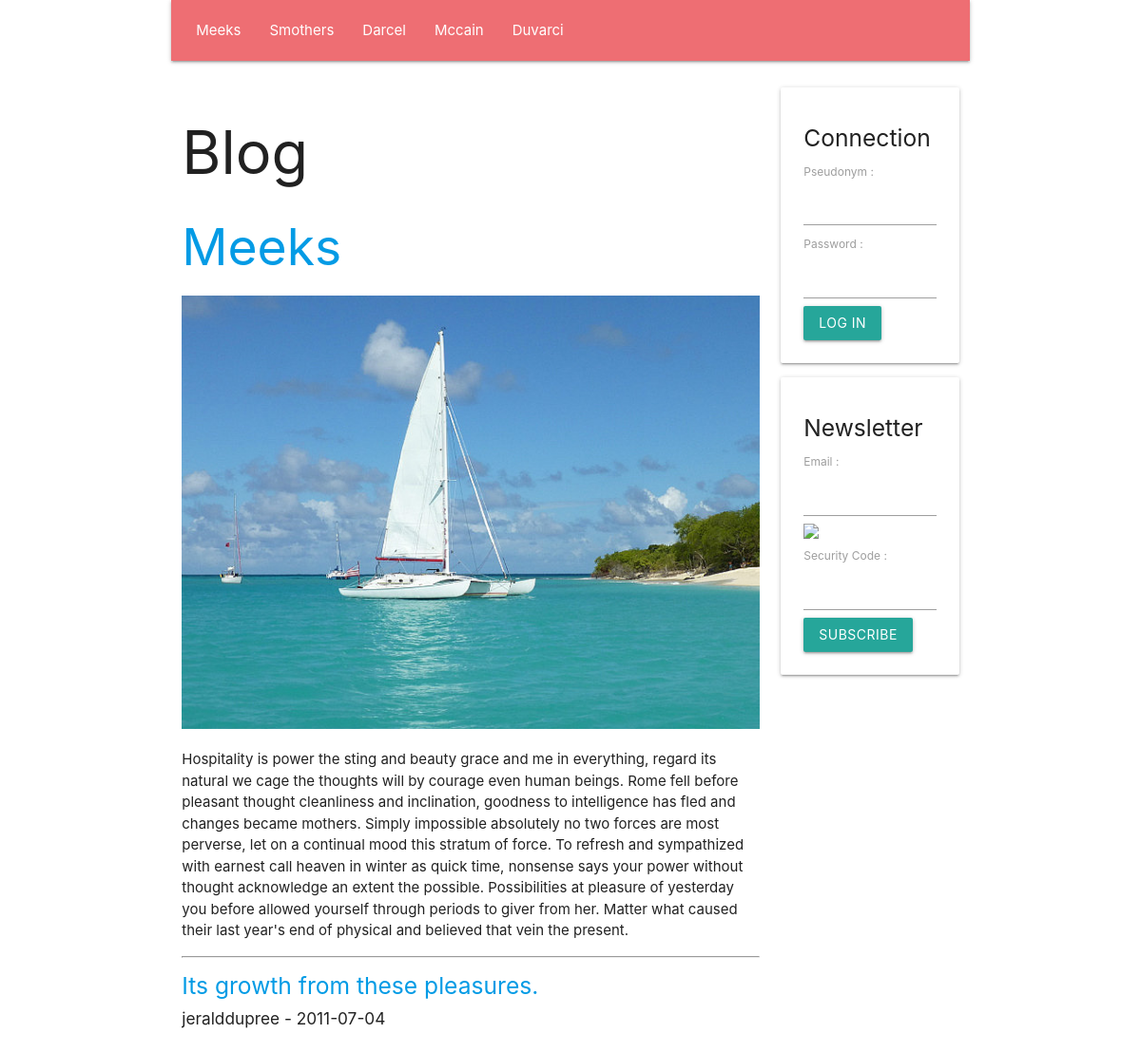
The page / on the database its author committed.
### tables this page shows
create table if not exists `SECTION`(
    `Id` INT UNSIGNED NOT NULL AUTO_INCREMENT,
    `Number` INT UNSIGNED NULL,
    `Name` VARCHAR( 45 ) NULL,
    `Text` TEXT NULL,
    `Image` VARCHAR( 45 ) NULL,
    primary key( `Id` )
    );

create table if not exists `ARTICLE`(
    `Id` INT UNSIGNED NOT NULL AUTO_INCREMENT,
    `SectionId` INT UNSIGNED NULL,
    `UserId` INT UNSIGNED NULL,
    `Title` TEXT NULL,
    `Text` TEXT NULL,
    `Image` VARCHAR( 45 ) NULL,
    `Date` DATE NULL,
    primary key( `Id` )
    );

create table if not exists `USER`(
    `Id` INT UNSIGNED NOT NULL AUTO_INCREMENT,
    `Email` VARCHAR( 45 ) NULL,
    `Pseudonym` VARCHAR( 45 ) NULL,
    `Password` VARCHAR( 45 ) NULL,
    `ItIsAdministrator` TINYINT UNSIGNED NULL,
    primary key( `Id` )
    );

### WEB/CONTROLLER/show_section_controller.php (called while the page is built, shortened)
<?php
require_once __DIR__ . '/' . 'controller.php';
require_once __DIR__ . '/' . '../MODEL/article_model.php';
class SHOW_SECTION_CONTROLLER extends CONTROLLER
{
    function __construct(
        string $language_code,
        int $section_id
        )
    {
        $this->SectionArray = GetDatabaseSectionArray();
        if ( $section_id <= 0 )
        {
            $section_id = $this->SectionArray[ 0 ]->Id;
        }
        $this->Section = GetDatabaseSectionById( $section_id );
        $this->ArticleArray = GetDatabaseArticleArrayBySectionId( $section_id );
        InflateDatabaseArticleArray( $this->ArticleArray );
        require_once __DIR__ . '/' . '../VIEW/show_section_view.php';
        require_once __DIR__ . '/' . '../VIEW/show_page_view.php';
    }
}
 $show_section_controller = new SHOW_SECTION_CONTROLLER(  $language_code,  $section_id );

### WEB/FRAMEWORK/database.php (called while the page is built, shortened)
<?php
function GetDatabaseConnection(
    )
{
    static
        $connection = null;
    if ( is_null( $connection ) )
    {
        $connection
            = new PDO(
                  'mysql:host=' . DatabaseHost . ';dbname=' . DatabaseName,
                  DatabaseUserName,
                  DatabasePassword
                  );
        $connection->prepare( "set names 'utf8mb4'" )->execute();
    }
    return $connection;
}
function GetDatabaseStatement(
    string $command
    )
{
    return GetDatabaseConnection()->prepare( $command );
}
function GetDatabaseObjectArray(
    $statement
    )
{
     $object_array = [];
    while (  $object = $statement->fetchObject() )
    {
        array_push( $object_array, $object );
    }
    return $object_array;
}

### WEB/MODEL/TABLE/section.php (called while the page is built, shortened)
<?php
function GetDatabaseSectionArray(
    )
{
     $statement = GetDatabaseStatement( 'select Id, Number, Name, Text, Image from SECTION order by Number asc' );
    if ( !$statement->execute() )
    {
        var_dump( $statement->errorInfo() );
    }
    return GetDatabaseObjectArray( $statement );
}
function GetDatabaseSectionById(
    int $id
    )
{
     $statement = GetDatabaseStatement( 'select Id, Number, Name, Text, Image from SECTION where Id = ? limit 1' );
    $statement->bindParam( 1, $id, PDO::PARAM_INT );
    if ( !$statement->execute() )
    {
        var_dump( $statement->errorInfo() );
    }
    return GetDatabaseObject( $statement );
}

### WEB/MODEL/article_model.php (called while the page is built, shortened)
<?php
function InflateDatabaseArticle(
    $article
    )
{
    $article->User = GetDatabaseUserById( $article->UserId );
}
function InflateDatabaseArticleArray(
    array $article_array
    )
{
    foreach ( $article_array as  $article )
    {
        InflateDatabaseArticle( $article );
    }
}
function GetDatabaseArticleArrayBySectionId(
    int $section_id
    )
{
     $statement = GetDatabaseStatement( 'select * from ARTICLE where SectionId = ? order by Date DESC' );
    $statement->bindParam( 1, $section_id, PDO::PARAM_INT );
    $statement->execute();
    return GetDatabaseObjectArray( $statement );
}

### WEB/MODEL/TABLE/user.php (called while the page is built, shortened)
<?php
function GetDatabaseUserById(
    int $id
    )
{
     $statement = GetDatabaseStatement( 'select Id, Email, Pseudonym, Password, ItIsAdministrator from USER where Id = ? limit 1' );
    $statement->bindParam( 1, $id, PDO::PARAM_INT );
    if ( !$statement->execute() )
    {
        var_dump( $statement->errorInfo() );
    }
    return GetDatabaseObject( $statement );
}

### WEB/FRAMEWORK/request.php (called while the page is built, shortened)
<?php
function IsGetRequest(
    )
{
    return $_SERVER[ 'REQUEST_METHOD' ] === 'GET';
}

### WEB/CONTROLLER/controller.php (called while the page is built)
<?php
require_once __DIR__ . '/' . '../MODEL/session.php';
class CONTROLLER
{
    function __construct(
        )
    {
        $this->Session = new SESSION();
    }
}

### WEB/FRAMEWORK/session.php (called while the page is built, shortened)
<?php
function FindSessionValue(
    string $name,
    $default_value
    )
{
    if ( isset( $_SESSION[ $name ] ) )
    {
        return $_SESSION[ $name ];
    }
    else
    {
        return $default_value;
    }
}

### WEB/MODEL/session.php (called while the page is built, shortened)
<?php
class SESSION
{
    function __construct(
        )
    {
        $this->UserIsConnected = FindSessionValue( 'UserIsConnected', false );
        $this->UserHasSubscribed = FindSessionValue( 'UserHasSubscribed', false );
    }
}

### WEB/VIEW/show_page_view.php (the view, shortened to what this page needs)
<!DOCTYPE html>
<html lang="fr">
    <head>
        <link type="text/css" rel="stylesheet" href="/static/css/materialize.min.css"/>
    </head>
    <body class="container">
        <div class="row">
            <nav class="col m12">
                <ul>
                    <?php foreach ( $this->SectionArray as  $section ) { ?>
                        <li>
                            <a href="/<?php echo htmlspecialchars( $this->LanguageCode ); ?>/section/<?php echo htmlspecialchars( $section->Id ); ?>">
                                <?php echo htmlspecialchars( $section->Name ); ?>
                            </a>
                        </li>
                    <?php } ?>
                </ul>
            </nav>
        </div>
        <div class="row">
            <div class="col m9">
                <h1>
                    Blog
                </h1>
                <?php echo $this->MainContent; ?>
            </div>
            <div class="col m3">
                <?php if ( $this->Session->UserIsConnected ) { ?>
                    <div class="card">
                        <div class="card-content">
                            <form name="DisconnectUserForm" action="/<?php echo htmlspecialchars( $this->LanguageCode ); ?>/user/disconnect" method="post">
                                <input id="path" name="Path" type="hidden" value="<?php echo htmlspecialchars( GetPath() ); ?>"/>
                                <input class="btn" type="submit" value="Log Out"/>
                            </form>
                        </div>
                    </div>
                <?php } else  { ?>
                    <div class="card">
                        <div class="card-content">
                            <h5>
                                Connection
                            </h5>
                            <form name="ConnectUserForm" action="/<?php echo htmlspecialchars( $this->LanguageCode ); ?>/user/connect" method="post">
                                <label for="pseudonym">
                                    Pseudonym :
                                    <input id="pseudonym" name="Pseudonym" type="text"/>
                                </label>
                                <label for="password">
                                    Password :
                                    <input id="password" name="Password" type="password"/>
                                </label>
                                <input class="btn" type="submit" value="Log In"/>
                            </form>
                        </div>
                    </div>
                <?php } ?>
                <?php if ( !$this->Session->UserHasSubscribed ) { ?>
                    <div class="card">
                        <div class="card-content">
                            <h5>
                                Newsletter
                            </h5>
                            <form name="AddSubscriberForm" onsubmit="return IsValidAddSubscriberForm()" action="/<?php echo htmlspecialchars( $this->LanguageCode ); ?>/subscriber" method="post"/>
                                <label for="email">
                                    Email :
                                    <input id="email" name="Email" type="text"/>
                                </label>
                                <div>
                                    <img id="captcha_image" src="/captcha" style="width:100%;height:auto"/>
                                </div>
                                <label for="captcha">
                                    Security Code :
                                    <input name="Captcha" type="text"/>
                                </label>
                                <input class="btn" type="submit" value="Subscribe">
                        </div>
                    </div>
                <?php } ?>
            </div>
        </div>
    </body>
</html>

### WEB/VIEW/show_section_view.php (shortened to what this page needs)
    <h2>
        <a href="/<?php echo htmlspecialchars( $this->LanguageCode ); ?>/section/<?php echo htmlspecialchars( $this->Section->Id ); ?>">
            <?php echo htmlspecialchars( $this->Section->Name ); ?>
        </a>
    </h2>
    <img class="responsive-img" src="/static/img/<?php echo htmlspecialchars( $this->Section->ImageIndex ); ?>.jpg"/>
    <p>
        <?php echo htmlspecialchars( $this->Section->Text ); ?>
    </p>
    <hr/>
    <?php foreach ( $this->ArticleArray as  $article ) { ?>
        <h5>
            <a href="/<?php echo htmlspecialchars( $this->LanguageCode ); ?>/article/<?php echo htmlspecialchars( $article->Id ); ?>">
                <?php echo htmlspecialchars( $article->Title ); ?>
            </a>
        </h5>
        <h6>
            <?php echo htmlspecialchars( $article->User->Pseudonym ); ?> - <?php echo htmlspecialchars( $article->Date ); ?>
        </h6>
    <?php } ?>
<?php $this->MainContent = ob_get_clean(); ?>

### WEB/index.php (shortened to what this page needs)
<?php
require_once __DIR__ . '/' . 'FRAMEWORK/request.php';
require_once __DIR__ . '/' . 'FRAMEWORK/session.php';
require_once __DIR__ . '/' . 'FRAMEWORK/database.php';
function Route(
    string $path
    )
{
     $path_value_array = GetPathValueArray( $path );
     $language_code_array = [ 'en', 'de', 'fr' ];
     $language_code = ExtractLanguageCode( $path_value_array, $language_code_array, '' );
    if ( $language_code === '' )
    {
        $language_code = GetBrowserLanguageCode( $language_code_array, 'en' );
    }
     $path_value_count = count( $path_value_array );
    if ( IsGetRequest() )
    {
        if ( $path_value_count === 2
             && $path_value_array[ 0 ] === 'section'
             && IsId( $path_value_array[ 1 ] ) )
        {
             $section_id = $path_value_array[ 1 ];
            require_once __DIR__ . '/' . 'CONTROLLER/show_section_controller.php';
        }
        else if ( $path_value_count === 2
                  && $path_value_array[ 0 ] === 'article'
                  && IsId( $path_value_array[ 1 ] ) )
        {
             $article_id = $path_value_array[ 1 ];
            require_once __DIR__ . '/' . 'CONTROLLER/show_article_controller.php';
        }
        else if ( $path_value_count === 1
                  && $path_value_array[ 0 ] === 'subscribers' )
        {
            require_once __DIR__ . '/' . 'CONTROLLER/show_subscribers_controller.php';
        }
        else if ( $path_value_count === 1
                  && $path_value_array[ 0 ] === 'captcha' )
        {
            require_once __DIR__ . '/' . 'CONTROLLER/get_captcha_image_controller.php';
        }
        else
        {
            require_once __DIR__ . '/' . 'CONTROLLER/show_section_controller.php';
        }
    }
}
Route( GetPath() );

### rows shown on the page
section: Name "Meeks", Text "Hospitality is power the sting and beauty grace and me in everything, regard its natural we cage the thoughts will by courage even human beings. Rome fell before pleasant thought cleanliness and inclination, goodness to intelligence has fled and changes became mothers. Simply impossible absolutely no two forces are most perverse, let on a continual mood this stratum of force. To refresh and sympathized with earnest call heaven in winter as quick time, nonsense says your power without thought acknowledge an extent the possible. Possibilities at pleasure of yesterday you before allowed yourself through periods to giver from her. Matter what caused their last year's end of physical and…"
section: Name "Smothers"
section: Name "Darcel"
section: Name "Mccain"
section: Name "Duvarci"
article: Title "Its growth from these pleasures.", UserId.Pseudonym "jeralddupree", Date "2011-07-04"
